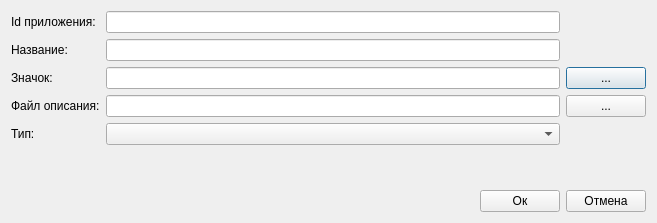
<?xml version="1.0" encoding="UTF-8"?>
<ui version="4.0">
 <class>SetProg</class>
 <widget class="QDialog" name="SetProg">
  <property name="geometry">
   <rect>
    <x>0</x>
    <y>0</y>
    <width>657</width>
    <height>223</height>
   </rect>
  </property>
  <property name="windowTitle">
   <string>Dialog</string>
  </property>
  <layout class="QVBoxLayout" name="verticalLayout">
   <item>
    <layout class="QGridLayout" name="gridLayout">
     <item row="0" column="0">
      <widget class="QLabel" name="label">
       <property name="text">
        <string>Id приложения:</string>
       </property>
      </widget>
     </item>
     <item row="0" column="1">
      <widget class="QLineEdit" name="lineEdit_appid"/>
     </item>
     <item row="1" column="0">
      <widget class="QLabel" name="label_2">
       <property name="text">
        <string>Название:</string>
       </property>
      </widget>
     </item>
     <item row="1" column="1">
      <widget class="QLineEdit" name="lineEdit_name"/>
     </item>
     <item row="2" column="0">
      <widget class="QLabel" name="label_3">
       <property name="text">
        <string>Значок:</string>
       </property>
      </widget>
     </item>
     <item row="3" column="1">
      <widget class="QLineEdit" name="lineEdit_desc">
       <property name="readOnly">
        <bool>false</bool>
       </property>
      </widget>
     </item>
     <item row="2" column="1">
      <widget class="QLineEdit" name="lineEdit_icon">
       <property name="readOnly">
        <bool>false</bool>
       </property>
      </widget>
     </item>
     <item row="3" column="0">
      <widget class="QLabel" name="label_4">
       <property name="text">
        <string>Файл описания:</string>
       </property>
      </widget>
     </item>
     <item row="2" column="2">
      <widget class="QPushButton" name="btn_dirIcon">
       <property name="text">
        <string>...</string>
       </property>
      </widget>
     </item>
     <item row="4" column="0">
      <widget class="QLabel" name="label_5">
       <property name="text">
        <string>Тип:</string>
       </property>
      </widget>
     </item>
     <item row="3" column="2">
      <widget class="QPushButton" name="btn_dirDisc">
       <property name="text">
        <string>...</string>
       </property>
      </widget>
     </item>
     <item row="4" column="1">
      <widget class="QComboBox" name="cBox_type"/>
     </item>
    </layout>
   </item>
   <item>
    <spacer name="verticalSpacer">
     <property name="orientation">
      <enum>Qt::Vertical</enum>
     </property>
     <property name="sizeHint" stdset="0">
      <size>
       <width>20</width>
       <height>40</height>
      </size>
     </property>
    </spacer>
   </item>
   <item>
    <layout class="QHBoxLayout" name="horizontalLayout">
     <item>
      <spacer name="horizontalSpacer">
       <property name="orientation">
        <enum>Qt::Horizontal</enum>
       </property>
       <property name="sizeHint" stdset="0">
        <size>
         <width>40</width>
         <height>20</height>
        </size>
       </property>
      </spacer>
     </item>
     <item>
      <widget class="QPushButton" name="btn_ok">
       <property name="text">
        <string>Ок</string>
       </property>
      </widget>
     </item>
     <item>
      <widget class="QPushButton" name="btn_false">
       <property name="text">
        <string>Отмена</string>
       </property>
      </widget>
     </item>
    </layout>
   </item>
  </layout>
 </widget>
 <resources/>
 <connections/>
</ui>
